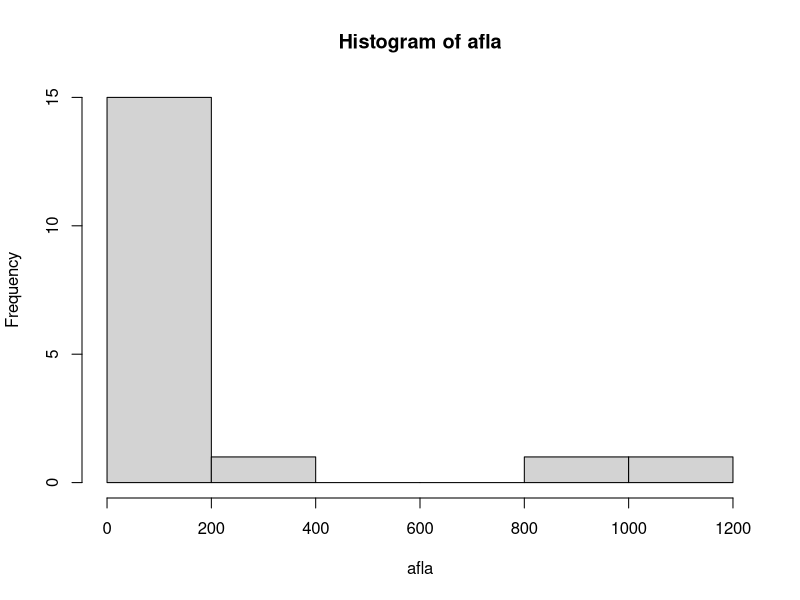
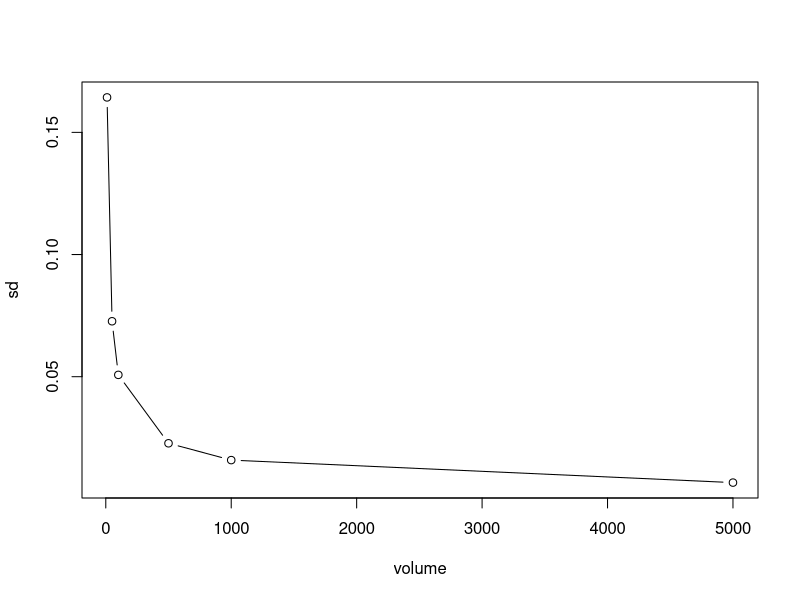
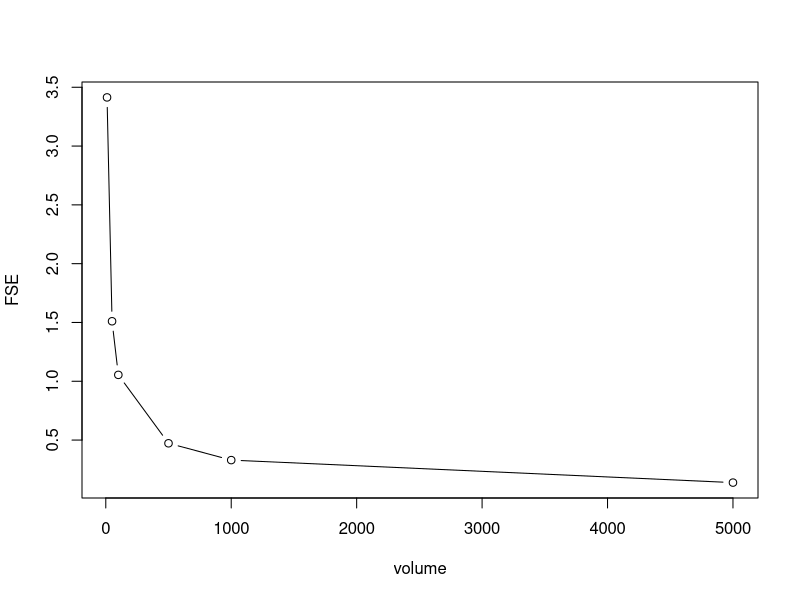
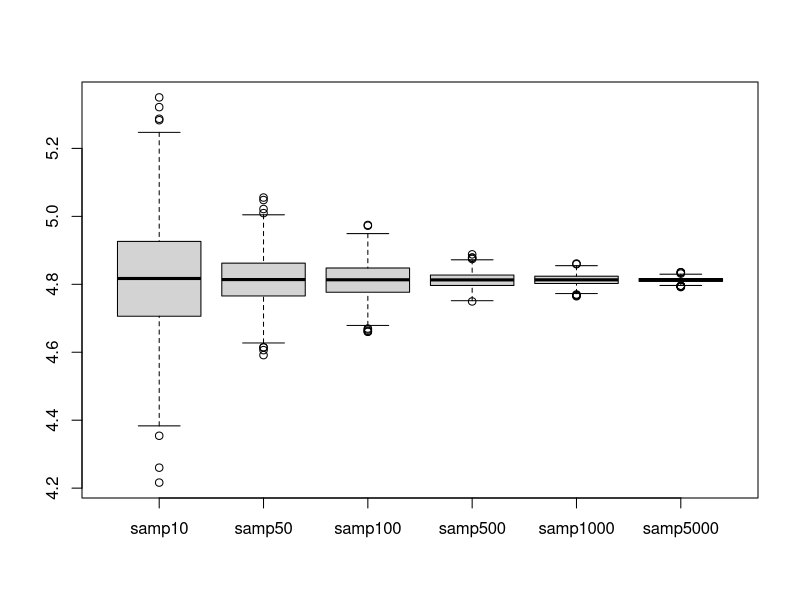
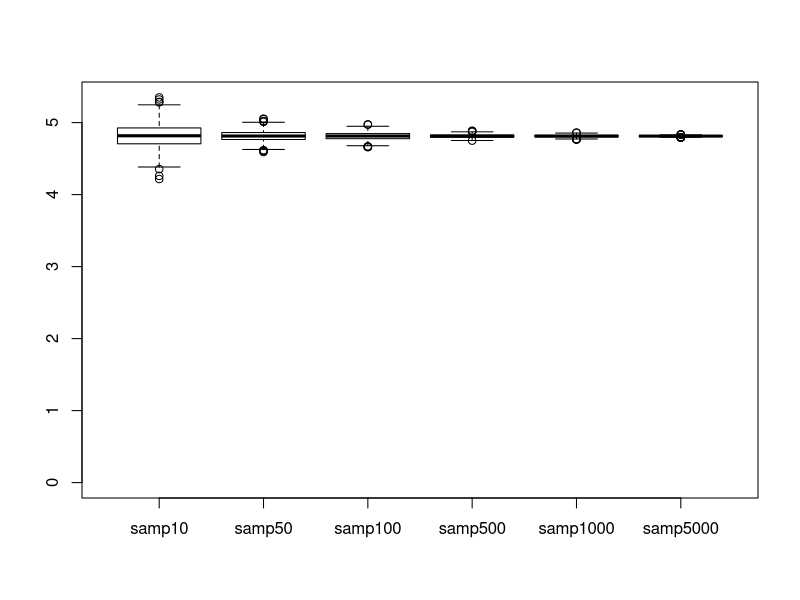
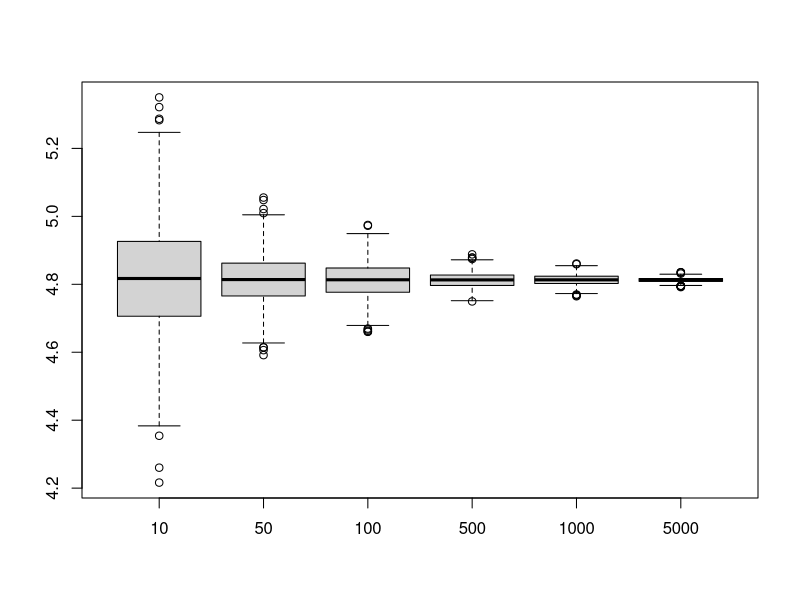
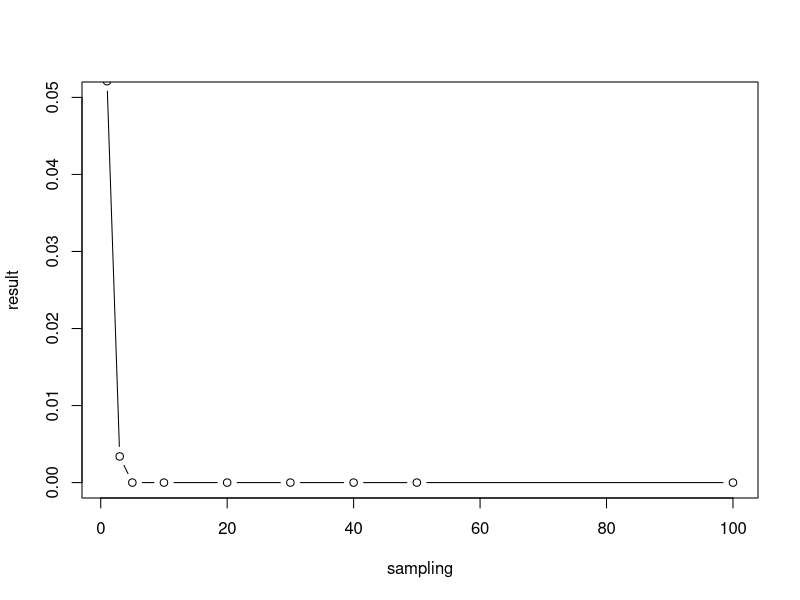

The R source for these figures, in order:
# TOS model

volume<-c(10, 50, 100, 500, 1000, 5000)
FSE<-vector(mode="numeric", length=0)


s<-c(rep(0, times=9000), rep(1, times=1000)) #sample with 10% nuggets (such as apergillus growth clumps)
s<-rnorm(10000, mean=20, sd=10)# for bulk material with mostly even distribution
s<-sample(s)
#afla<-c(rep(0, times=2040), rep(0, times=368), rep(0, times=375), 0.9009, 1.6943, 3.2938, 7.19, 11.7412, 21.362, 40.0692, 83.57, 1067, 2, 3.8, 6.52, 10.84, 211, 2.6, 10.1, 62.3, 920)
afla<-c(0.9009, 1.6943, 3.2938, 7.19, 11.7412, 21.362, 40.0692, 83.57, 1067, 2, 3.8, 6.52, 10.84, 211, 2.6, 10.1, 62.3, 920)
hist(afla)

#or data from real distributions
x<-c(4.54, 5.09)
meanx<-mean(x)
#sdx<-sd(x)
sdx<-0.5

s<-rnorm(50000, mean=(meanx), sd=(sdx))# for bulk material with mostly even distribution
#s<-abs(s)

samp<-vector(mode="numeric", length=0)

for (i in 1:1000){
  sa<-sample(s, 10)
  sam<-mean(sa)
  samp<-append(samp,sam)
}

samp10<-samp

samp<-vector(mode="numeric", length=0)

for (i in 1:1000){
  sa<-sample(s, 50)
  sam<-mean(sa)
  samp<-append(samp,sam)
}

samp50<-samp

samp<-vector(mode="numeric", length=0)

for (i in 1:1000){
  sa<-sample(s, 100)
  sam<-mean(sa)
  samp<-append(samp,sam)
}

samp100<-samp

samp<-vector(mode="numeric", length=0)

for (i in 1:1000){
  sa<-sample(s, 500)
  sam<-mean(sa)
  samp<-append(samp,sam)
}

samp500<-samp

samp<-vector(mode="numeric", length=0)

for (i in 1:1000){
  sa<-sample(s, 1000)
  sam<-mean(sa)
  samp<-append(samp,sam)
}

samp1000<-samp

samp<-vector(mode="numeric", length=0)

for (i in 1:1000){
  sa<-sample(s, 5000)
  sam<-mean(sa)
  samp<-append(samp,sam)
}

samp5000<-samp

sd10<-sd(samp10)
sd50<-sd(samp50)
sd100<-sd(samp100)
sd500<-sd(samp500)
sd1000<-sd(samp1000)
sd5000<-sd(samp5000)

sd<-c(sd10,sd50,sd100,sd500,sd1000,sd5000)
FSE<-(sd/(mean(s)))*100

plot(volume, sd, type="b")
plot(volume, FSE, type="b")

data<-data.frame(samp10, samp50, samp100, samp500, samp1000, samp5000)

bx.p<-boxplot(data)
bxp(bx.p,pars=list(ylim=c(0,max(samp10))))#lets me use the ylim on a boxplot




boxplot(samp10, samp50, samp100, samp500, samp1000, samp5000, names=volume)
result<-vector(mode="numeric", length=0)


#probability of catching stuff in bulk material with heterogeneity = SD

#Aflatoxins in cracked corn feed
x<-c(29.03, 51.72, 42.39)
meanx<-mean(x)
scx<-sd(x)

s<-rnorm(40000, mean=(mean(x)), sd=(sd(x)))# for bulk material with mostly even distribution
s<-s*0.9
result<-vector(mode="numeric", length=0)
sampling<-vector(mode="numeric", length=0)



#for (j in seq(from=1, to=1000, by=100)) { # loop through the sampling strategies, j = sampling volume in units
for (j in c(1, 3, 5, 10, 20, 30, 40, 50, 100)) { 
  print (j)
  sampling<-append(sampling, j)
  negative<-0
  positive<-0
  for (i in 1:10000) { # loop through trials of each sampling strategy  
    
    sa<-sample(s, (j)) #take a j-sized sample from s
    
    if (mean(sa)<20) { #this is the regulatory threshold, mean over this is a hit, mean under this is a miss
      negative<-negative+1
    }
    
    else {
      positive<-positive+1
    } 
    
  }
  
  result<-append(result, (negative/(positive+negative))) 
}

print(result)

#hist(s)
#par(new=TRUE) 
plot(sampling, result, type="b", ylim=c(0,0.05))
#plot(sampling, result, type="b", ylim=c(0,1), col="black")


#A mix of clean and dirty spots (say the fungus grows and is minimally disturbed)

x<-c(29.03, 51.72, 42.39)
meanx<-mean(x)
scx<-sd(x)

s<-c((rnorm(30000, mean=(mean(x)), sd=(sd(x)))), rep(0, times=10000))


